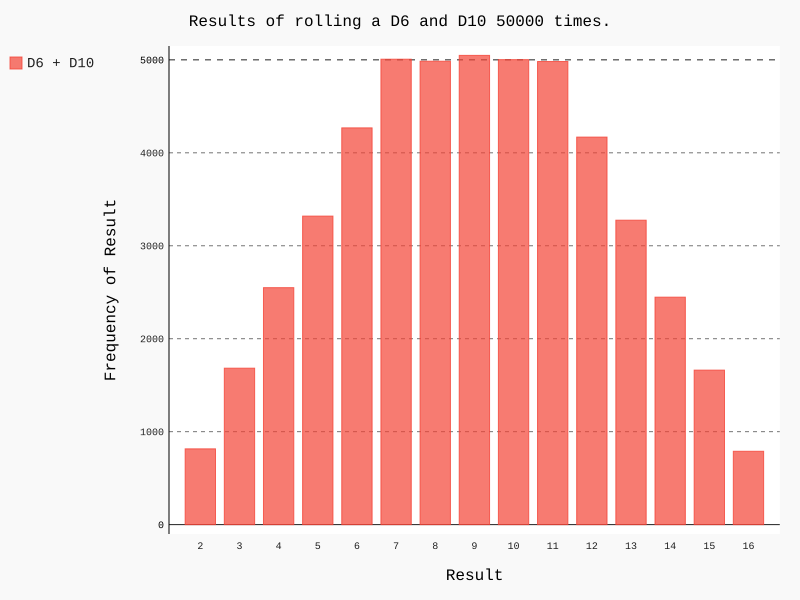

Source code (Python):
import pygal
from die import Die

# Make two D6 dice
die_1 = Die()
die_2 = Die(10)

# Make some rolls, and store the results in a list.
results = []
for roll_num in range(50000):
    result = die_1.roll() + die_2.roll()
    results.append(result)

# Analyze the results.
frequencies =[]
max_result = die_1.num_sides + die_2.num_sides
for value in range(2, max_result+1):
    frequency = results.count(value)
    frequencies.append(frequency)

# Visulaize the results.
hist = pygal.Bar()

hist.title = "Results of rolling a D6 and D10 50000 times."
x_label = []
for i in range(2, max_result+1):
    x_label.append(str(i))
hist.x_labels = x_label

hist.x_title = "Result"
hist.y_title = "Frequency of Result"

hist.add('D6 + D10', frequencies)
hist.render_to_file('dice_visual.svg')
